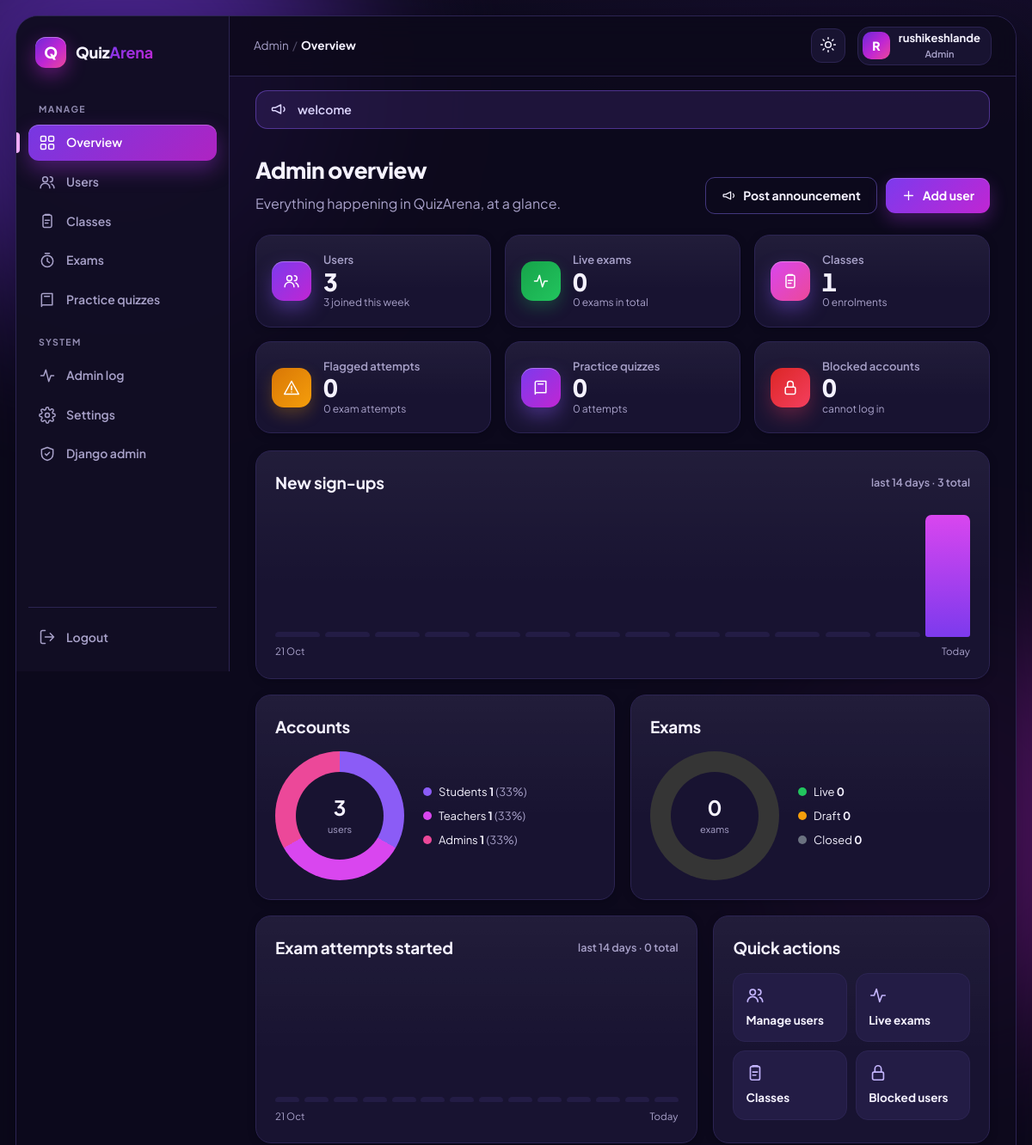
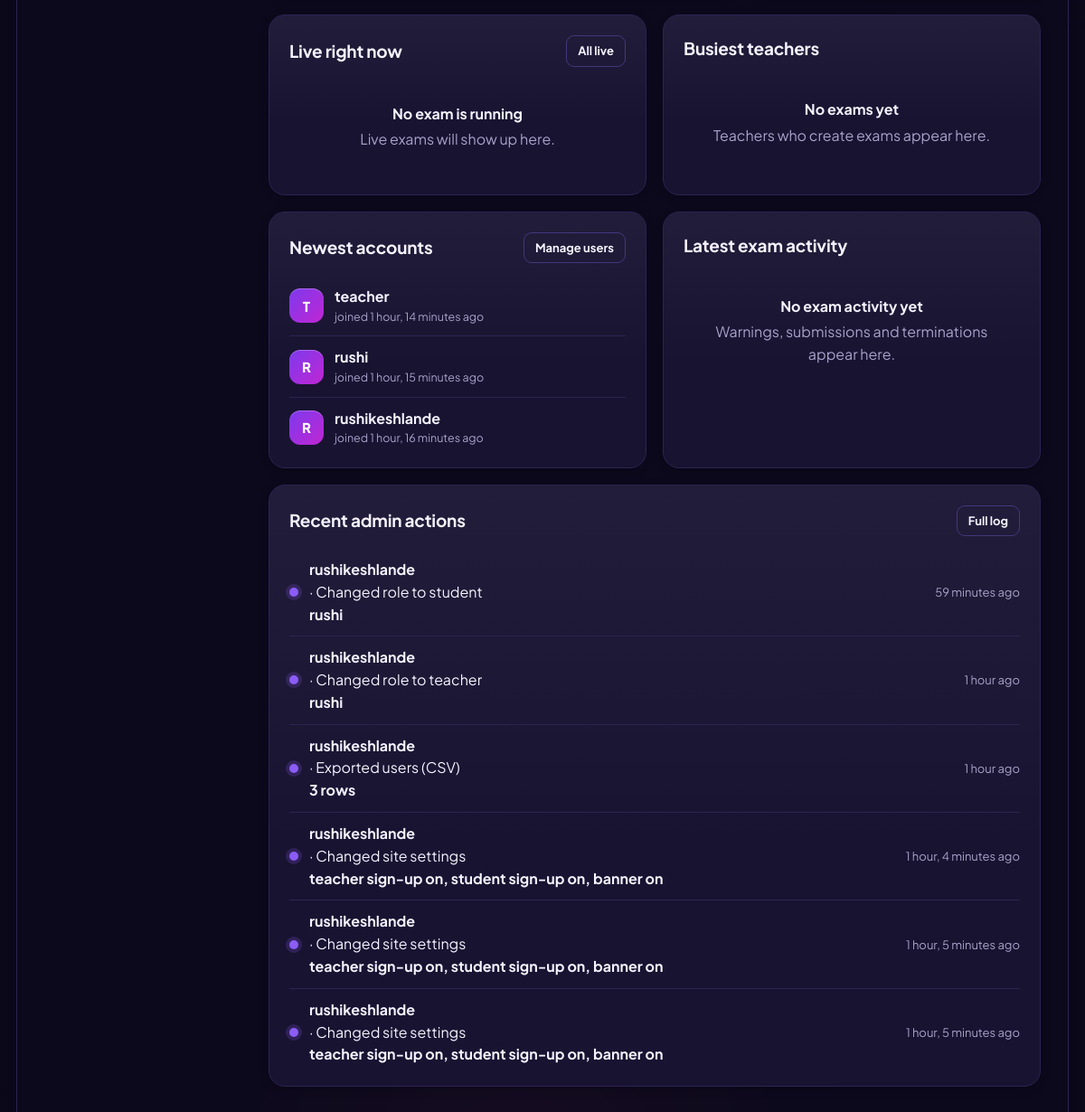
The page /panel/ (signed in) on the database its author committed (2 pictures, top to bottom).
### exams/models.py (models this page shows, shortened)
class SiteSetting(models.Model):
    allow_teacher_registration = models.BooleanField("Allow new teacher sign-ups", default=True)
    allow_student_registration = models.BooleanField("Allow new student sign-ups", default=True)
    announcement_active = models.BooleanField("Show the announcement banner", default=False)
    announcement_text = models.CharField("Announcement text", max_length=300, blank=True, default="")
    announcement_level = models.CharField(
        max_length=8, default="info", choices=[("info", "Info"), ("warn", "Warning"), ("ok", "Good news")],
    )

class AdminLog(models.Model):
    actor = models.ForeignKey(User, null=True, on_delete=models.SET_NULL, related_name="+")
    action = models.CharField(max_length=200)
    target = models.CharField(max_length=200, blank=True)
    created_at = models.DateTimeField(auto_now_add=True)
    class Meta:
        ordering = ["-id"]

### exams/panel_views.py (the view)
# urls.py: path("panel/", panel_views.panel_dashboard, name="panel_dashboard"),
@admin_required
def panel_dashboard(request):
    users = User.objects.all()
    n_users = users.count()
    n_teachers = users.filter(groups__name="Teachers").distinct().count()
    n_admins = users.filter(Q(is_superuser=True) | Q(groups__name="Admins")).distinct().count()
    n_students = max(0, n_users - n_teachers - n_admins)
    exam_status = {r["status"]: r["n"] for r in Exam.objects.values("status").annotate(n=Count("id"))}
    week = timezone.now() - timedelta(days=7)
    stats = [
        {"label": "Users", "value": n_users, "icon": "users", "tone": "",
         "hint": f"{users.filter(date_joined__gte=week).count()} joined this week", "url": reverse("panel_users")},
        {"label": "Live exams", "value": exam_status.get("live", 0), "icon": "activity", "tone": "green",
         "hint": f"{sum(exam_status.values())} exams in total", "url": reverse("panel_exams") + "?status=live"},
        {"label": "Classes", "value": Classroom.objects.count(), "icon": "clipboard", "tone": "pink",
         "hint": f"{Enrollment.objects.count()} enrolments", "url": reverse("panel_classes")},
        {"label": "Flagged attempts", "value": ExamAttempt.objects.filter(flagged=True).count(), "icon": "alert", "tone": "amber",
         "hint": f"{ExamAttempt.objects.count()} exam attempts", "url": reverse("panel_exams")},
        {"label": "Practice quizzes", "value": Quiz.objects.count(), "icon": "book", "tone": "",
         "hint": f"{PracticeAttempt.objects.count()} attempts", "url": reverse("panel_quizzes")},
        {"label": "Blocked accounts", "value": users.filter(is_active=False).count(), "icon": "lock", "tone": "red",
         "hint": "cannot log in", "url": reverse("panel_users") + "?role=inactive"},
    ]
    days = days_back(14)
    labels = [d.strftime("%d %b") for d in days]
    signups = spark(per_day(User.objects.all(), "date_joined", days), labels)
    attempts = spark(per_day(ExamAttempt.objects.filter(started_at__isnull=False), "started_at", days), labels)
    role_segments, role_css, role_total = donut_segments(
        [("Students", n_students, "#8B5CF6"), ("Teachers", n_teachers, "#D946EF"), ("Admins", n_admins, "#EC4899")])
    exam_segments, exam_css, exam_total = donut_segments(
        [("Live", exam_status.get("live", 0), "#22C55E"), ("Draft", exam_status.get("draft", 0), "#F59E0B"),
         ("Closed", exam_status.get("closed", 0), "#6B7280")])
    top_teachers = User.objects.filter(exams__isnull=False).annotate(n=Count("exams", distinct=True)).order_by("-n")[:5]
    top_rows = bar_rows([(t.username, t.n) for t in top_teachers])
    live_exams = list(
        Exam.objects.filter(status="live").select_related("teacher", "classroom")
        .annotate(n_students=Count("attempts", distinct=True)).order_by("-started_at")[:6]
    )
    for e in live_exams:
        e.sync()
    return render(request, "panel/dashboard.html", {
        "stats": stats, "signups": signups, "attempts": attempts,
        "role_segments": role_segments, "role_css": role_css, "role_total": role_total,
        "exam_segments": exam_segments, "exam_css": exam_css, "exam_total": exam_total,
        "top_rows": top_rows, "live_exams": live_exams,
        "recent_users": User.objects.order_by("-date_joined")[:6],
        "recent_events": ExamEvent.objects.select_related("attempt", "exam").order_by("-id")[:8],
        "recent_log": AdminLog.objects.select_related("actor")[:6],
        "signups_total": sum(c["value"] for c in signups), "attempts_total": sum(c["value"] for c in attempts),
    })

### exams/templates/panel/dashboard.html (shortened to what this page needs)
{% extends "base.html" %}
{% block page_title %}Overview{% endblock %}
{% block content %}
<div class="page-head">
  <div><h1>Admin overview</h1><p class="page-sub">Everything happening in QuizArena, at a glance.</p></div>
  <div class="head-actions">
    <a class="btn btn-ghost" href="{% url 'panel_settings' %}">{% include "components/icon.html" with name="megaphone" %}Post announcement</a>
    <a class="btn" href="{% url 'panel_users' %}">{% include "components/icon.html" with name="plus" %}Add user</a>
  </div>
</div>
<div class="stat-grid six">
  {% for s in stats %}
  <a class="stat-card" href="{{ s.url }}">
    <div class="stat-ico {{ s.tone }}">{% include "components/icon.html" with name=s.icon %}</div>
    <div><div class="stat-label">{{ s.label }}</div><div class="stat-value" data-count="{{ s.value }}">{{ s.value }}</div><div class="stat-hint">{{ s.hint }}</div></div>
  </a>
  {% endfor %}
</div>
<div class="pgrid c3">
  <div class="card">
    <div class="card-head"><h2>New sign-ups</h2><span class="sub">last 14 days &middot; {{ signups_total }} total</span></div>
    <div class="spark">{% for c in signups %}<div class="col" data-tip="{{ c.label }}: {{ c.value }}"><span class="{% if not c.value %}zero{% endif %}" style="height:{{ c.height }}%"></span></div>{% endfor %}</div>
    <div class="spark-axis"><span>{{ signups.0.label }}</span><span>Today</span></div>
  </div>
  <div class="card">
    <div class="card-head"><h2>Accounts</h2></div>
    <div class="donut-wrap">
      <div class="donut" style="background: {{ role_css }}"><div class="donut-center"><div><b>{{ role_total }}</b><span>users</span></div></div></div>
      <div class="legend-list">{% for s in role_segments %}<div><span class="dot" style="background:{{ s.colour }}"></span>{{ s.label }} <b>{{ s.value }}</b> <span class="muted">({{ s.percent }}%)</span></div>{% endfor %}</div>
    </div>
  </div>
  <div class="card">
    <div class="card-head"><h2>Exams</h2></div>
    <div class="donut-wrap">
      <div class="donut" style="background: {{ exam_css }}"><div class="donut-center"><div><b>{{ exam_total }}</b><span>exams</span></div></div></div>
      <div class="legend-list">{% for s in exam_segments %}<div><span class="dot" style="background:{{ s.colour }}"></span>{{ s.label }} <b>{{ s.value }}</b></div>{% endfor %}</div>
    </div>
  </div>
</div>
<div class="pgrid c21">
  <div class="card">
    <div class="card-head"><h2>Exam attempts started</h2><span class="sub">last 14 days &middot; {{ attempts_total }} total</span></div>
    <div class="spark alt">{% for c in attempts %}<div class="col" data-tip="{{ c.label }}: {{ c.value }}"><span class="{% if not c.value %}zero{% endif %}" style="height:{{ c.height }}%"></span></div>{% endfor %}</div>
    <div class="spark-axis"><span>{{ attempts.0.label }}</span><span>Today</span></div>
  </div>
  <div class="card">
    <div class="card-head"><h2>Quick actions</h2></div>
    <div class="quick-grid">
      <a class="quick-tile" href="{% url 'panel_users' %}">{% include "components/icon.html" with name="users" %}Manage users</a>
      <a class="quick-tile" href="{% url 'panel_exams' %}?status=live">{% include "components/icon.html" with name="activity" %}Live exams</a>
      <a class="quick-tile" href="{% url 'panel_classes' %}">{% include "components/icon.html" with name="clipboard" %}Classes</a>
      <a class="quick-tile" href="{% url 'panel_users' %}?role=inactive">{% include "components/icon.html" with name="lock" %}Blocked users</a>
    </div>
  </div>
</div>
<div class="pgrid c2">
  <div class="card">
    <div class="card-head"><h2>Live right now</h2><a class="btn btn-ghost btn-sm" href="{% url 'panel_exams' %}?status=live">All live</a></div>
    {% for e in live_exams %}
    <div class="list-row">
      <span class="log-dot green"></span>
      <div class="grow"><a class="cell-title" href="{% url 'exam_monitor' e.id %}">{{ e.title }}</a><div class="cell-sub">{{ e.teacher.username }}{% if e.classroom %} &middot; {{ e.classroom.name }}{% endif %}</div></div>
      <span class="num">{{ e.n_students }}</span><span class="muted small">students</span>
      <a class="btn btn-soft btn-sm" href="{% url 'exam_monitor' e.id %}">Monitor</a>
    </div>
    {% empty %}{% include "components/empty_state.html" with title="No exam is running" text="Live exams will show up here." %}{% endfor %}
  </div>
  <div class="card">
    <div class="card-head"><h2>Busiest teachers</h2></div>
    <div class="chart-list">{% for r in top_rows %}{% include "components/hbar.html" with row=r %}{% empty %}{% include "components/empty_state.html" with title="No exams yet" text="Teachers who create exams appear here." %}{% endfor %}</div>
  </div>
</div>
<div class="pgrid c2">
  <div class="card">
    <div class="card-head"><h2>Newest accounts</h2><a class="btn btn-ghost btn-sm" href="{% url 'panel_users' %}">Manage users</a></div>
    {% for u in recent_users %}
    <div class="list-row"><div class="u-avatar">{{ u.username|slice:":1"|upper }}</div><div class="grow"><a class="cell-title" href="{% url 'panel_user_detail' u.id %}">{{ u.username }}</a><div class="cell-sub">joined {{ u.date_joined|timesince }} ago</div></div></div>
    {% endfor %}
  </div>
  <div class="card">
    <div class="card-head"><h2>Latest exam activity</h2></div>
    {% for ev in recent_events %}
    <div class="list-row"><span class="log-dot {% if ev.kind == 'terminated' or ev.kind == 'flagged' %}red{% endif %}"></span><div class="grow"><b>{{ ev.attempt.full_name }} &middot; {{ ev.get_kind_display }}</b><div class="cell-sub">{{ ev.exam.title }} &middot; {{ ev.created_at|timesince }} ago</div></div></div>
    {% empty %}{% include "components/empty_state.html" with title="No exam activity yet" text="Warnings, submissions and terminations appear here." %}{% endfor %}
  </div>
</div>
<div class="card">
  <div class="card-head"><h2>Recent admin actions</h2><a class="btn btn-ghost btn-sm" href="{% url 'panel_log' %}">Full log</a></div>
  {% for e in recent_log %}
  <div class="list-row"><span class="log-dot"></span><div class="grow"><b>{{ e.actor.username|default:"?" }}</b> &middot; {{ e.action }} <b>{{ e.target }}</b></div><span class="muted small">{{ e.created_at|timesince }} ago</span></div>
  {% empty %}{% include "components/empty_state.html" with title="Nothing yet" text="Every change an admin makes is recorded here." %}{% endfor %}
</div>
{% endblock %}

### templates/base.html (shortened to what this page needs)
{% load static %}<!DOCTYPE html>
<html lang="en">
<head>
  {% include "_head.html" %}
</head>
<body class="shell">
  <div class="aurora" aria-hidden="true"></div>
  <div class="app">
    {% include "components/sidebar.html" %}
    <div class="main">
      <header class="topbar">
        <div class="crumb">{% if is_admin %}Admin{% elif is_teacher %}Teacher{% else %}Student{% endif %} <span class="crumb-sep">/</span> <b>{% block page_title %}QuizArena{% endblock %}</b></div>
        {% include "components/topbar_right.html" %}
      </header>
      {% include "components/announcement.html" %}
      <main class="content">
        {% block content %}{% endblock %}
      </main>
    </div>
  </div>
</body>
</html>

### templates/_head.html (shortened to what this page needs)
{% load static %}<meta charset="UTF-8">
<link rel="stylesheet" href="{% static 'css/quizarena.css' %}">

### templates/components/sidebar.html (shortened to what this page needs)
<aside class="sidebar" id="sidebar" aria-label="Main navigation">
  <a class="brand" href="{% if is_admin %}{% url 'panel_dashboard' %}{% elif is_teacher %}{% url 'teacher_dashboard' %}{% else %}{% url 'student_dashboard' %}{% endif %}">
    <span class="brand-mark">Q</span><span class="brand-text">Quiz<b>Arena</b></span>
  </a>
  <nav class="nav">
    {% if is_admin %}
      <div class="nav-title">Manage</div>
      <a class="nav-link {% if nav_section == 'p_dash' %}active{% endif %}" href="{% url 'panel_dashboard' %}" title="Overview">{% include "components/icon.html" with name="dashboard" %}<span class="nav-label">Overview</span></a>
      <a class="nav-link {% if nav_section == 'p_users' %}active{% endif %}" href="{% url 'panel_users' %}" title="Users">{% include "components/icon.html" with name="users" %}<span class="nav-label">Users</span></a>
      <a class="nav-link {% if nav_section == 'p_classes' %}active{% endif %}" href="{% url 'panel_classes' %}" title="Classes">{% include "components/icon.html" with name="clipboard" %}<span class="nav-label">Classes</span></a>
      <a class="nav-link " href="{% url 'panel_exams' %}" title="Exams"><span class="nav-label">Exams</span></a>
      <a class="nav-link " href="{% url 'panel_quizzes' %}" title="Practice quizzes"><span class="nav-label">Practice quizzes</span></a>
      <div class="nav-title">System</div>
      <a class="nav-link {% if nav_section == 'p_log' %}active{% endif %}" href="{% url 'panel_log' %}" title="Admin log">{% include "components/icon.html" with name="activity" %}<span class="nav-label">Admin log</span></a>
      <a class="nav-link {% if nav_section == 'p_settings' %}active{% endif %}" href="{% url 'panel_settings' %}" title="Settings">{% include "components/icon.html" with name="settings" %}<span class="nav-label">Settings</span></a>
      {% if request.user.is_superuser %}<a class="nav-link" href="/admin/" title="Django admin">{% include "components/icon.html" with name="shield" %}<span class="nav-label">Django admin</span></a>{% endif %}
    {% endif %}
  </nav>
  <div class="nav-foot">
    <form method="post" action="{% url 'logout' %}">
      <button class="nav-link nav-logout" type="submit" title="Logout">{% include "components/icon.html" with name="logout" %}<span class="nav-label">Logout</span></button>
    </form>
  </div>
</aside>

### templates/components/topbar_right.html (shortened to what this page needs)
<button class="icon-btn theme-btn" type="button" data-theme-toggle aria-label="Switch light or dark theme" title="Switch theme">
  <span class="when-dark">{% include "components/icon.html" with name="sun" %}</span><span class="when-light">{% include "components/icon.html" with name="moon" %}</span>
</button>
<div class="profile">
  <button class="profile-btn" id="profile-btn" type="button" aria-haspopup="true" aria-expanded="false">
    <span class="avatar">{{ initial }}</span>
    <span class="profile-text"><span class="profile-name" style="display:block">{{ display_name }}</span><span class="profile-role">{% if is_admin %}Admin{% elif is_teacher %}Teacher{% else %}Student{% endif %}</span></span>
  </button>
</div>

### templates/components/announcement.html
{% if site_announcement %}<div class="announce announce-{{ site_announcement_level }}" role="status">{% include "components/icon.html" with name="megaphone" %}<span>{{ site_announcement }}</span></div>{% endif %}

### templates/components/empty_state.html
{% comment %}Use: {% include "components/empty_state.html" with title="Nothing yet" text="Explain what to do." %}{% endcomment %}<div class="empty"><b>{{ title }}</b>{{ text }}</div>

### rows shown on the page
SiteSetting: announcement_text "welcome"
AdminLog: actor.username "rushikeshlande", action "Changed role to student", target "rushi", created_at "59 minutes"
AdminLog: actor.username "rushikeshlande", action "Changed role to teacher", target "rushi", created_at "1 hour"
AdminLog: actor.username "rushikeshlande", action "Exported users (CSV)", target "3 rows", created_at "1 hour"
AdminLog: actor.username "rushikeshlande", action "Changed site settings", target "teacher sign-up on, student sign-up on, banner on", created_at "1 hour, 4 minutes"
AdminLog: actor.username "rushikeshlande", action "Changed site settings", target "teacher sign-up on, student sign-up on, banner on", created_at "1 hour, 5 minutes"
AdminLog: actor.username "rushikeshlande", action "Changed site settings", target "teacher sign-up on, student sign-up on, banner on", created_at "1 hour, 5 minutes"

### other values the page prints
{{ initial }} "R"
{{ display_name }} "rushikeshlande"
{{ s.label }} "Users" "Live exams" "Classes" "Flagged attempts" "Practice quizzes" "Blocked accounts"
{{ s.value }} "3" "0" "1" "0" "0" "0"
{{ s.hint }} "3 joined this week" "0 exams in total" "0 enrolments" "0 exam attempts" "0 attempts" "cannot log in"
{{ signups_total }} "3"
{{ signups.0.label }} "21 Oct"
{{ role_total }} "3"
{{ s.label }} "Students"
{{ s.value }} "1"
{{ s.percent }} "33"
{{ s.label }} "Teachers" "Admins"
{{ s.value }} "1" "1"
{{ s.percent }} "33" "33"
{{ exam_total }} "0"
